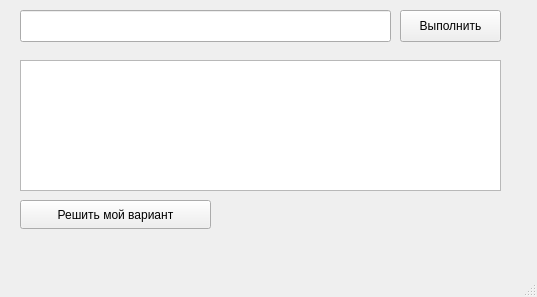
<?xml version="1.0" encoding="UTF-8"?>
<ui version="4.0">
 <class>MainWindow</class>
 <widget class="QMainWindow" name="MainWindow">
  <property name="geometry">
   <rect>
    <x>0</x>
    <y>0</y>
    <width>537</width>
    <height>297</height>
   </rect>
  </property>
  <property name="windowTitle">
   <string>MainWindow</string>
  </property>
  <widget class="QWidget" name="centralwidget">
   <widget class="QPushButton" name="pushButton">
    <property name="geometry">
     <rect>
      <x>20</x>
      <y>200</y>
      <width>191</width>
      <height>29</height>
     </rect>
    </property>
    <property name="text">
     <string>Решить мой вариант</string>
    </property>
   </widget>
   <widget class="QPushButton" name="pushButton_2">
    <property name="enabled">
     <bool>true</bool>
    </property>
    <property name="geometry">
     <rect>
      <x>400</x>
      <y>10</y>
      <width>101</width>
      <height>32</height>
     </rect>
    </property>
    <property name="text">
     <string>Выполнить</string>
    </property>
   </widget>
   <widget class="QLineEdit" name="lineEdit">
    <property name="geometry">
     <rect>
      <x>20</x>
      <y>10</y>
      <width>371</width>
      <height>32</height>
     </rect>
    </property>
   </widget>
   <widget class="QLabel" name="label">
    <property name="geometry">
     <rect>
      <x>0</x>
      <y>0</y>
      <width>541</width>
      <height>51</height>
     </rect>
    </property>
    <property name="text">
     <string/>
    </property>
   </widget>
   <widget class="QLabel" name="label_7">
    <property name="geometry">
     <rect>
      <x>310</x>
      <y>190</y>
      <width>511</width>
      <height>41</height>
     </rect>
    </property>
    <property name="text">
     <string/>
    </property>
   </widget>
   <widget class="QLabel" name="label_5">
    <property name="geometry">
     <rect>
      <x>-10</x>
      <y>0</y>
      <width>16</width>
      <height>51</height>
     </rect>
    </property>
    <property name="text">
     <string/>
    </property>
   </widget>
   <widget class="QLabel" name="label_6">
    <property name="geometry">
     <rect>
      <x>0</x>
      <y>50</y>
      <width>521</width>
      <height>191</height>
     </rect>
    </property>
    <property name="text">
     <string/>
    </property>
   </widget>
   <widget class="QTextEdit" name="textEdit">
    <property name="geometry">
     <rect>
      <x>20</x>
      <y>60</y>
      <width>481</width>
      <height>131</height>
     </rect>
    </property>
    <property name="verticalScrollBarPolicy">
     <enum>Qt::ScrollBarAsNeeded</enum>
    </property>
    <property name="horizontalScrollBarPolicy">
     <enum>Qt::ScrollBarAsNeeded</enum>
    </property>
    <property name="sizeAdjustPolicy">
     <enum>QAbstractScrollArea::AdjustIgnored</enum>
    </property>
    <property name="readOnly">
     <bool>true</bool>
    </property>
   </widget>
   <zorder>label_6</zorder>
   <zorder>textEdit</zorder>
   <zorder>label</zorder>
   <zorder>lineEdit</zorder>
   <zorder>pushButton</zorder>
   <zorder>pushButton_2</zorder>
   <zorder>label_5</zorder>
   <zorder>label_7</zorder>
  </widget>
  <widget class="QMenuBar" name="menubar">
   <property name="geometry">
    <rect>
     <x>0</x>
     <y>0</y>
     <width>537</width>
     <height>26</height>
    </rect>
   </property>
  </widget>
  <widget class="QStatusBar" name="statusbar"/>
 </widget>
 <resources/>
 <connections/>
</ui>
